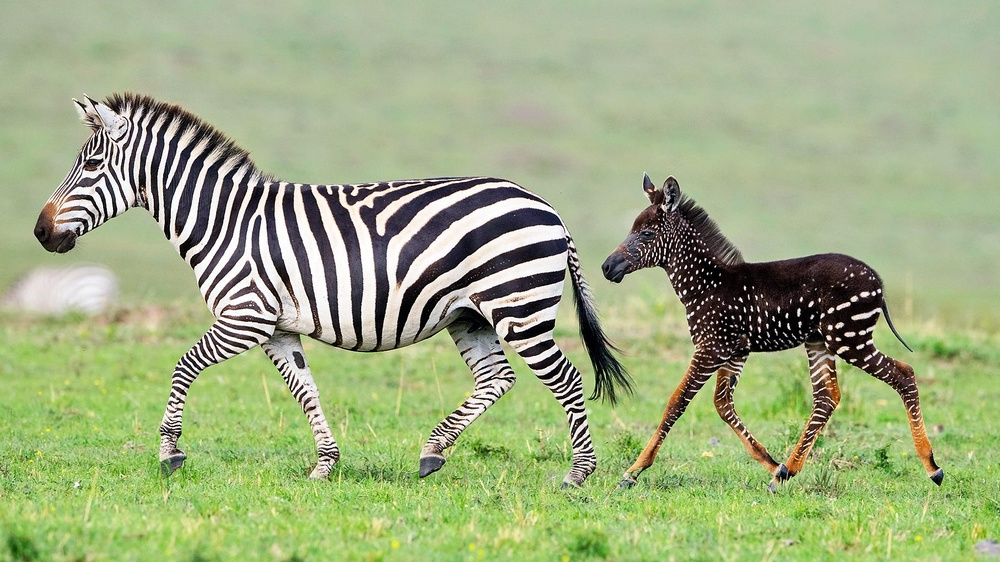
#> input picture test/Esonero1/mat216694/compilato/zebra.jpg, 1000 x 562 px, shrunk from 1814 x 1020 before the run
$ jupyter execute --allow-errors Esonero1_8apr2021.ipynb   (shell and % lines are left out)   (older library calls are emulated)
#> lines starting #> are read from the running program, lines starting #| are printed output that depends on the picture; after the words box and inside, x2 and y2 are one past the last pixel; in counts of white or black regions, pixels touching at a corner belong together
# Esonero 1 - 8 Aprile 2021

Completare i seguenti esercizi tramite uno o più blocchi di codice e descrivendo le operazioni effettuate

### Punteggio Esercizi

    1a: 1
    1b: 1.5
    1c: 2
    1d: 1
    2: 1.5
    3: 1
    4: 1
    5: 1

[cell 1]
import numpy as np
from skimage.color import rgb2gray
from scipy.ndimage import convolve

import imageio
from skimage.color import rgb2gray

import matplotlib.pyplot as plt

def myimshow(I, **kwargs):
    # utility function to show image
    plt.figure();
    plt.axis('off')
    plt.imshow(I, cmap=plt.gray(), **kwargs)

# Esercizio 1

## Filtri di Gabor

Il filtro di Gabor (in forma semplificata) è definito dalla seguente funzione che restituisce due parti (reale e immaginaria)

$$RE_g(x,y,\omega,\theta) = \frac{\omega^2}{4\pi^3}\left[\exp\left\{-(\omega^2/8\pi^2) (4x'^2 + y'^2)\right\}\right]\exp\left(\pi^2/2\right)(\omega x \cos \theta)$$

$$IM_g(x,y,\omega,\theta) = \frac{\omega^2}{4\pi^3}\left[\exp\left\{-(\omega^2/8\pi^2) (4x'^2 + y'^2)\right\}\right]\exp\left(\pi^2/2\right)(\omega x \sin \theta)$$

dove $x' = x \cos \theta + y \sin \theta$ e $y' = y \cos \theta. - x \sin \theta$. L'implementazione è data dal codice sottostante:

[cell 2]
zebra =  rgb2gray(imageio.imread('zebra.jpg'))
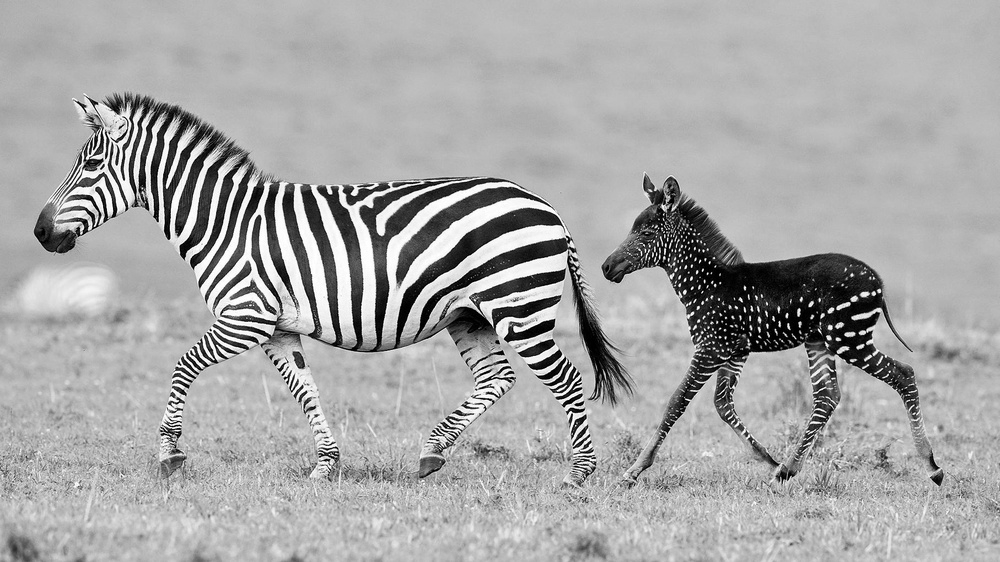
#> zebra: shape (562, 1000) float64; min 0, max 1, mean 0.653

[cell 3]
myimshow(zebra)

[cell 4]
def genGabor(sz, omega, theta, func=np.cos):
    radius = (int(sz[0]/2.0), int(sz[1]/2.0))
    [x, y] = np.meshgrid(range(-radius[0], radius[0]), range(-radius[1], radius[1]))

    x1 = x * np.cos(theta) + y * np.sin(theta)
    y1 = -x * np.sin(theta) + y * np.cos(theta)

    gauss = omega**2 / (4*np.pi**3) * np.exp(- omega**2 / (8*np.pi**2) * ( 4 * x1**2 + y1**2))
    sinusoid = func(omega * x1) * np.exp(np.pi**2 / 2)
    gabor = gauss * sinusoid
    return gabor

`sz` rappresenta la dimensione del filtro, `omega` la frequenza e `theta` l'orientamento.

1. Plottare il filtro per valori a scelta dei parametri

#> (a cell that did not finish here is left out)

2. Applicare il filtro di Gabor alla figura della zebra e plottare il risultato. Cosa potete dire del filtro?

3. Aggiustare i parametri di ampiezza e rotazione per individuare le strisce verticali. plottare il risultato

Per la seguente immagine _gabor1.jpg_

4. Qual è il filtro più semplice che permetterebbe di individuare i contorni? Giustificare la risposta

# Esercizio 2

Riconoscere il filtro che ha generato questa immagine a partire dall'immagine contenente le forme. Fornire un esempio.

[cell 6]
import os
import numpy as np
import matplotlib.pyplot as plt
from PIL import Image
from skimage import data
from skimage import io, color
from skimage import filters
plt.figure(figsize=(6.4*5, 4.8*5), constrained_layout=False)
image =np.array(io.imread(os.path.join('rettangoli.jpg')))
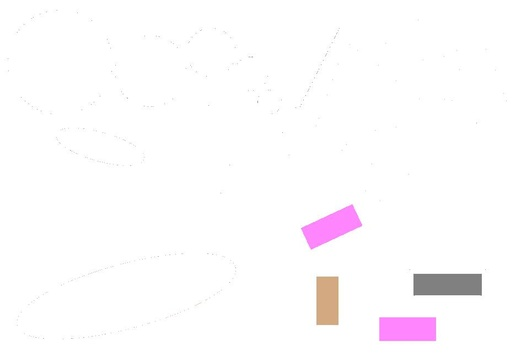
#> input picture test/Esonero1/mat216694/compilato/rettangoli.jpg, 516 x 357 px, shrunk from 936 x 648 before the run
#> image is the input picture: shape (357, 516, 3); mean R, G, B 253.4, 251.5, 252.9
image=rgb2gray(image)
#> image: shape (357, 516) float64
plt.subplot(121)
plt.imshow(image,cmap='gray')
#vertical
v_result = filters.sobel_v(image)
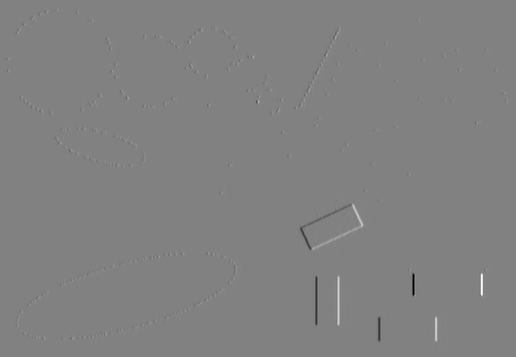
#> v_result: shape (357, 516) float64; min -0.542, max 0.524, mean 2.13e-07; drawn with min black and max white
plt.subplot(122)
plt.imshow(v_result,cmap='gray')

# Esercizio 3

Mostrare gli effetti e spiegare cosa succedequando si applica due volte un filtro gaussiano

Data un'immagine _img_ applicare il filtro gaussiano G

img1 = G(G(img))

A cosa equivale questa trasformazione?
Fornire un esempio

[cell 7]
import os
import numpy as np
import matplotlib.pyplot as plt
from PIL import Image
from skimage import data
from skimage import io, color
from skimage import filters
plt.figure(figsize=(6.4*5, 4.8*5), constrained_layout=False)
image =np.array(io.imread(os.path.join('forme.jpg')))
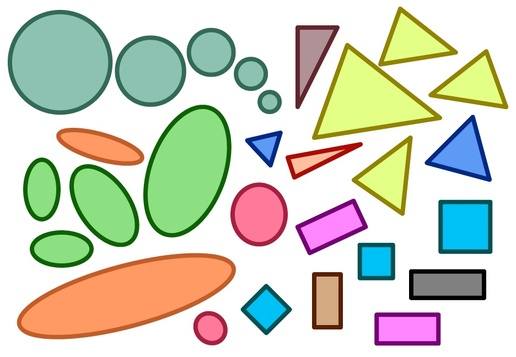
#> input picture test/Esonero1/mat216694/compilato/forme.jpg, 516 x 357 px, shrunk from 936 x 648 before the run
#> image is the input picture: shape (357, 516, 3); mean R, G, B 207.3, 211.3, 194.1
image=rgb2gray(image)
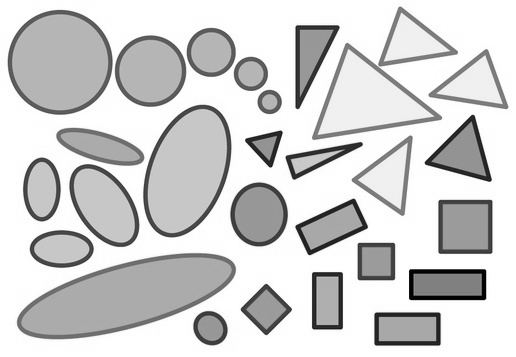
#> image: shape (357, 516) float64; min 0, max 1, mean 0.821
plt.subplot(131)
plt.imshow(image,cmap='gray')
gaussian_result = filters.gaussian(image, sigma=10, multichannel=True)
plt.subplot(1,3,2)
plt.imshow(gaussian_result,cmap='gray')
gaussian_result1 = filters.gaussian(gaussian_result, sigma=10, multichannel=True)
plt.subplot(1,3,3)
plt.imshow(gaussian_result1,cmap='gray')

# Esercizio 4

Eliminare i cerchi verdi dalla figura

[cell 8]
import os
import numpy as np
import cv2 # OpenCV-Python
import matplotlib.pyplot as plt
import imageio
from skimage.color import rgb2gray, gray2rgb
import skimage
from PIL import Image

[cell 9]
coin_colored = np.array(imageio.imread('forme.jpg'))
plt.imshow(coin_colored)

[cell 10]
import imageio
import cv2
import skimage
from skimage import data


coin_colored = np.array(imageio.imread('forme.jpg'))  #carico l'immagine a colore
coin =color.rgb2gray(coin_colored)   #trasformo l'imm in bianco e nero
coin_blur = cv2.GaussianBlur(coin, (31, 31), 5) #(imm, dim kernel filtro, sigma) riduco il contenuto informativo dell'imm in input se troppo dettagliata e
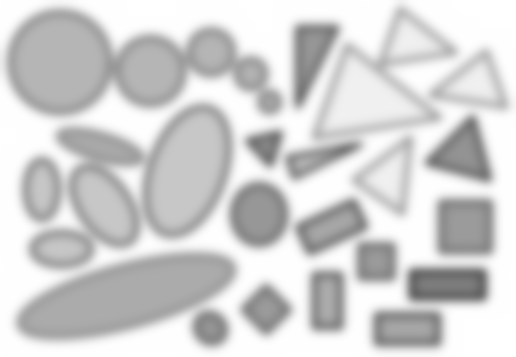
#> coin_blur: shape (357, 516) float64; min 0.4, max 1, mean 0.821
                                                #se vengono individuati piu cerchi di quanti ce ne sono davvero
img = skimage.img_as_ubyte(coin) #trasformo l'imm in bit
circles_float = cv2.HoughCircles(img, cv2.HOUGH_GRADIENT, 0.9, minDist=60, param1=90, param2=80, minRadius=20, maxRadius=100)
#> circles_float = [[58.5, 61.5, 47.1], [150.5, 71.5, 35.7], [258.5, 218.5, 27.4], [210.5, 52.5, 24.1]]
circles = np.uint16(np.around(circles_float)) #converte il risultato in x/y
#> circles = [[58, 62, 47], [150, 72, 36], [258, 218, 27], [210, 52, 24]]
print(circles.shape) #stampa per esempio: (1, 13, 3) --> 1 vettore fatto di 13 cerchi, ognuno dei quali è codificato con 3 elementi, ovvero x,y,raggio.
#| (1, 4, 3)
circles #stampa un array con i 13(nell esempio) cerchi come triple


# sort by x-coord
circles = np.squeeze(circles)
circles = circles[ circles[:,0].argsort()]
#> circles = [[58, 62, 47], [150, 72, 36], [210, 52, 24], [258, 218, 27]]


img_coin = np.copy(coin_colored)


for i in range(circles.shape[0]):
     if(circles[i, 1]< coin_colored.shape[0]//2 ):
            c = (circles[i, 0], circles[i, 1])
            r = circles[i, 2]
            cv2.circle(img_coin, c, r, (0,0, 255), 10)
#> this loop made 4 passes
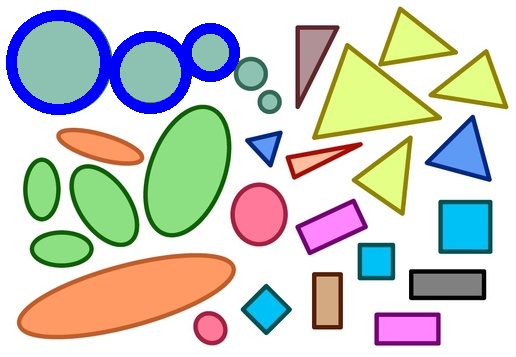
#> img_coin: shape (357, 516, 3); 3.93% of pixels changed, all inside (x1, y1, x2, y2) = (6, 10, 240, 115)

plt.rcParams["figure.figsize"] = (25,15)
plt.imshow(img_coin);

[cell 11]
figure = Image.open(os.path.join('forme.jpg'))
ritaglio = imageio.imread('forme.jpg')
for i in range(circles.shape[0]):
    if(circles[i, 1]< coin_colored.shape[0]//2 ):
        c = (circles[i, 0], circles[i, 1])
        r = circles[i, 2]
        cv2.circle(img_coin, c, r, (0,0, 255), 10)
        (left, upper, right, lower) = (circles[i, 0]- circles[i, 2], circles[i, 1]- circles[i, 2],circles[i, 0]+ circles[i, 2], circles[i, 1]+circles[i, 2])
        ritaglio[(circles[i, 1]- circles[i, 2]):(circles[i, 1]+ circles[i, 2]),(circles[i, 0]- circles[i, 2]):(circles[i, 0]+circles[i, 2])]=255

    plt.imshow(ritaglio)
#> this loop made 4 passes
#> (c, r, left, upper, right, lower) on passes 1 to 3: ((58, 62), 47, 11, 15, 105, 109), ((150, 72), 36, 114, 36, 186, 108), ((210, 52), 24, 186, 28, 234, 76)
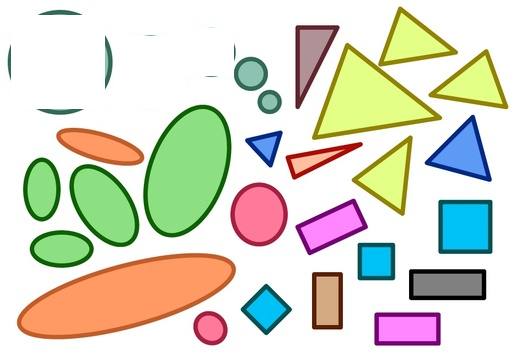
#> ritaglio: shape (357, 516, 3); 8.62% of pixels changed, all inside (x1, y1, x2, y2) = (11, 15, 234, 109)
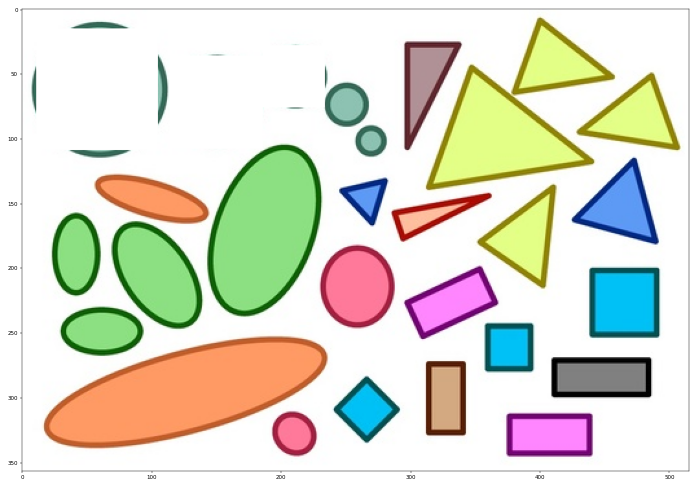
#> figure drawn by matplotlib, 1 panel

# Esercizio 5

Definire una matrice di roto traslazione che effettua una rotazione di 25° in senso orario in (15, 25) e una traslazione di 10 px sull'asse y.

Mostrare e descrivere tutti i passaggi: dalla definizione della matrice all'applicazione della trasformazione

[cell 12]
from skimage.transform import SimilarityTransform
img = cv2.imread(os.path.join('zebra.jpg'), cv2.IMREAD_GRAYSCALE)
#> img: shape (562, 1000); min 0, max 255, mean 163.6
rows,cols = img.shape
#> rows = 562; cols = 1000


M = cv2.getRotationMatrix2D((15,25),25,1) # params: center, angle, scale
#> M = [[0.906, 0.423, -9.16], [-0.423, 0.906, 8.68]]
dst1 = cv2.warpAffine(img,M,(cols,rows))
plt.subplot(121)
plt.imshow(dst1,cmap='gray')
# scendo l' immagine di 10 sul asse y
M = np.float32([[1,0,0],[0,1,10]])
dst = cv2.warpAffine(dst1, M, (cols,rows))
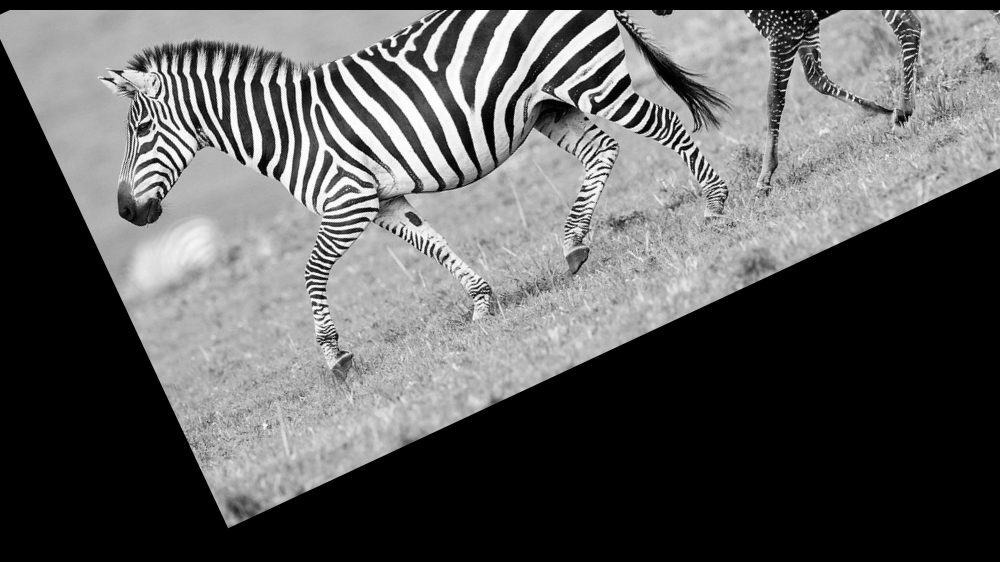
#> dst: shape (562, 1000); min 0, max 255, mean 93.5
plt.subplot(122)
plt.imshow(dst,cmap='gray')
